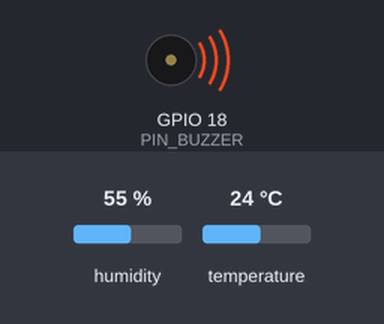
A sketch run on a simulated ESP32. On the bench: buzzer (waves = sounding, pin HIGH). The inputs (shaded band) are chosen by the test bench; at power-on: humidity 55 %, temperature 24 °C. WiFi joins after 1.5 s; servers stay silent unless stated; uploads are accepted with an empty reply; what the sketch prints to the serial monitor is not drawn.

Above: at 0.01 s.
At 2.9 s:
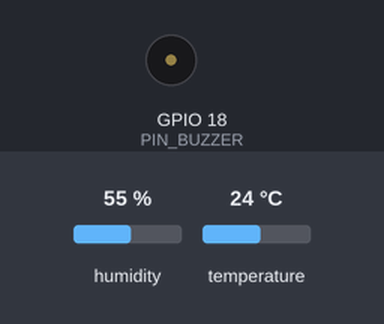
Timing chart, 0 to 4.4 s (numbered marks = the images above):
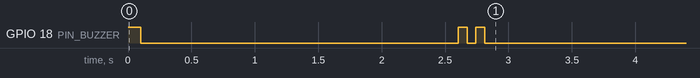

The sketch:

iot.ino
```cpp
#include <WiFi.h>
#include <HTTPClient.h>
#include <ArduinoJson.h>
#include <DHT.h>

#define PIN_DHT 19
#define DHTTYPE DHT22
DHT dht(PIN_DHT, DHTTYPE);
float temp, humid;

#define PIN_BUZZER 18

const char* ssid = "ANOMALI";           //ganti sesuaikan
const char* password = "sadardiriaja";  //ganti sesuaikan

void setup() {
  Serial.begin(115200);

  dht.begin();

  pinMode(PIN_BUZZER, OUTPUT);

  digitalWrite(PIN_BUZZER, HIGH);
  delay(100);
  digitalWrite(PIN_BUZZER, LOW);

  delay(1000);
  Serial.println("🚀 Mulai koneksi WiFi...");


  WiFi.begin(ssid, password);
  int attempts = 0;
  while (WiFi.status() != WL_CONNECTED) {
    delay(500);
    Serial.print(".");
    attempts++;
    if (attempts > 20) {
      Serial.println("\n❌ Gagal konek WiFi. Cek SSID/Password lo bro.");
      return;
    }
  }


  Serial.println("\n✅ WiFi Terkoneksi!");
  Serial.print("📶 IP Address: ");
  Serial.println(WiFi.localIP());
  // bunyi notifikasi singkat
  // Menyalakan buzzer
  digitalWrite(PIN_BUZZER, HIGH);
  // Delay 70 milidetik
  delay(70);
  // Mematikan buzzer
  digitalWrite(PIN_BUZZER, LOW);
  // Delay 70 milidetik
  delay(70);
  // Menyalakan buzzer
  digitalWrite(PIN_BUZZER, HIGH);
  // Delay 70 milidetik
  delay(70);
  // Mematikan buzzer
  digitalWrite(PIN_BUZZER, LOW);
}


void loop() {
  if (WiFi.status() == WL_CONNECTED) {
    HTTPClient http;

    temp = dht.readTemperature();
    // Membaca nilai kelembapan dari sensor DHT22 dalam persen
    humid = dht.readHumidity();
    // Mengecek apakah pembacaan sensor gagal (NaN = Not a Number)
    if (isnan(temp) || isnan(humid)) {
      // Mengatur nilai suhu menjadi 0 jika pembacaan gagal
      temp = 0;
      // Mengatur nilai kelembapan menjadi 0 jika pembacaan gagal
      humid = 0;
    }


    // Buat JSON-nya pake ArduinoJson
    StaticJsonDocument<128> doc;
    doc["esp_suhu"] = temp;
    doc["esp_kelembapan"] = humid;


    String jsonString;
    serializeJson(doc, jsonString);


    String server = "http://192.168.18.13/iot-dashboard/insert.php";
    http.begin(server);
    http.addHeader("Content-Type", "application/json");


    Serial.print("📡 Kirim POST ke: ");
    Serial.println(server);
    Serial.print("📦 Payload JSON: ");
    Serial.println(jsonString);


    int httpCode = http.POST(jsonString);


    if (httpCode > 0) {
      Serial.print("✅ HTTP Response: ");
      Serial.println(httpCode);
      String response = http.getString();
      Serial.print("📥 Server Response: ");
      Serial.println(response);
    } else {
      Serial.print("❌ Gagal kirim. Error: ");
      Serial.println(http.errorToString(httpCode));
    }


    http.end();
  } else {
    Serial.println("⚠️ WiFi putus, nyoba reconnect...");
    WiFi.reconnect();
  }


  delay(1000);
}
```
